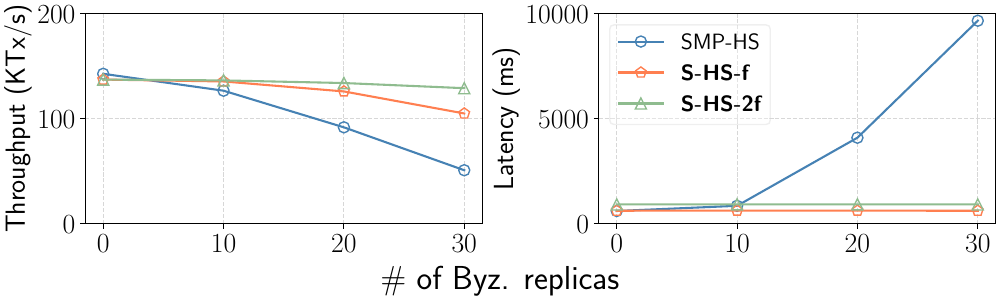

Write Python code to recreate this figure.
import matplotlib.pyplot as plt

SMALL_SIZE = 8
MEDIUM_SIZE = 16
BIGGER_SIZE = 20

plt.rc('font', size=BIGGER_SIZE)          # controls default text sizes
plt.rc('axes', titlesize=BIGGER_SIZE)     # fontsize of the axes title
plt.rc('axes', labelsize=BIGGER_SIZE)    # fontsize of the x and y labels
plt.rc('xtick', labelsize=BIGGER_SIZE)    # fontsize of the tick labels
plt.rc('ytick', labelsize=BIGGER_SIZE)    # fontsize of the tick labels
plt.rc('legend', fontsize=MEDIUM_SIZE)    # legend fontsize

plt.rcParams['text.usetex'] = True

# batchsize = 512000
def do_plot():
    f, ax = plt.subplots(1,2,figsize=(10,3),constrained_layout=True)
    replicaNo = [0, 10, 20, 30]
    # xticks = [0, 10, 20, 30]
    # xticks_label = ["0", "10", "20", "30"]
    thru = [
    ('SMP-HS',[
        142.8,
        126.7,
        91.8,
        50.9,
    ], 'o', 'steelblue'),
    (r'\textbf{S-HS-f}',[
        137.3,
        135.5,
        126.0,
        105,
    ], 'p', 'coral'),
    (r'\textbf{S-HS-2f}',[
        137.3,
        136.5,
        134.0,
        129.1,
    ], '^', 'darkseagreen'),
    ]
    for name, entries, style, color in thru:
        ax[0].plot(replicaNo, entries, marker=style, mec=color, color=color, mfc='none', label=name, markersize=8)
        ax[0].set_ylabel("Throughput (KTx/s)")
        ax[0].set_ylim([0,200])
    lat = [
    ('SMP-HS',[
        603,
        850,
        4096,
        9669,
    ], 'o', 'steelblue'),
    (r'\textbf{S-HS-f}',[
        616,
        622,
        618,
        616,
    ], 'p', 'coral'),
    (r'\textbf{S-HS-2f}',[
        916,
        922,
        918,
        916,
    ], '^', 'darkseagreen')
    ]
    for name, entries, style, color in lat:
        ax[1].plot(replicaNo, entries, marker=style, color=color, mec=color, mfc='none', label=name, markersize=8)
        ax[1].set_ylabel("Latency (ms)")
        ax[1].set_xticks(replicaNo)
        ax[1].set_ylim([0,10000])
    ax[0].grid(linestyle='--', alpha=0.5)
    ax[1].grid(linestyle='--', alpha=0.5)
    ax[1].legend(loc='best', fancybox=True,frameon=True,framealpha=0.3)
    f.supxlabel('\# of Byz. replicas')
    plt.savefig('byz-100.pdf', format='pdf')
    plt.show()

if __name__ == '__main__':
    do_plot()
